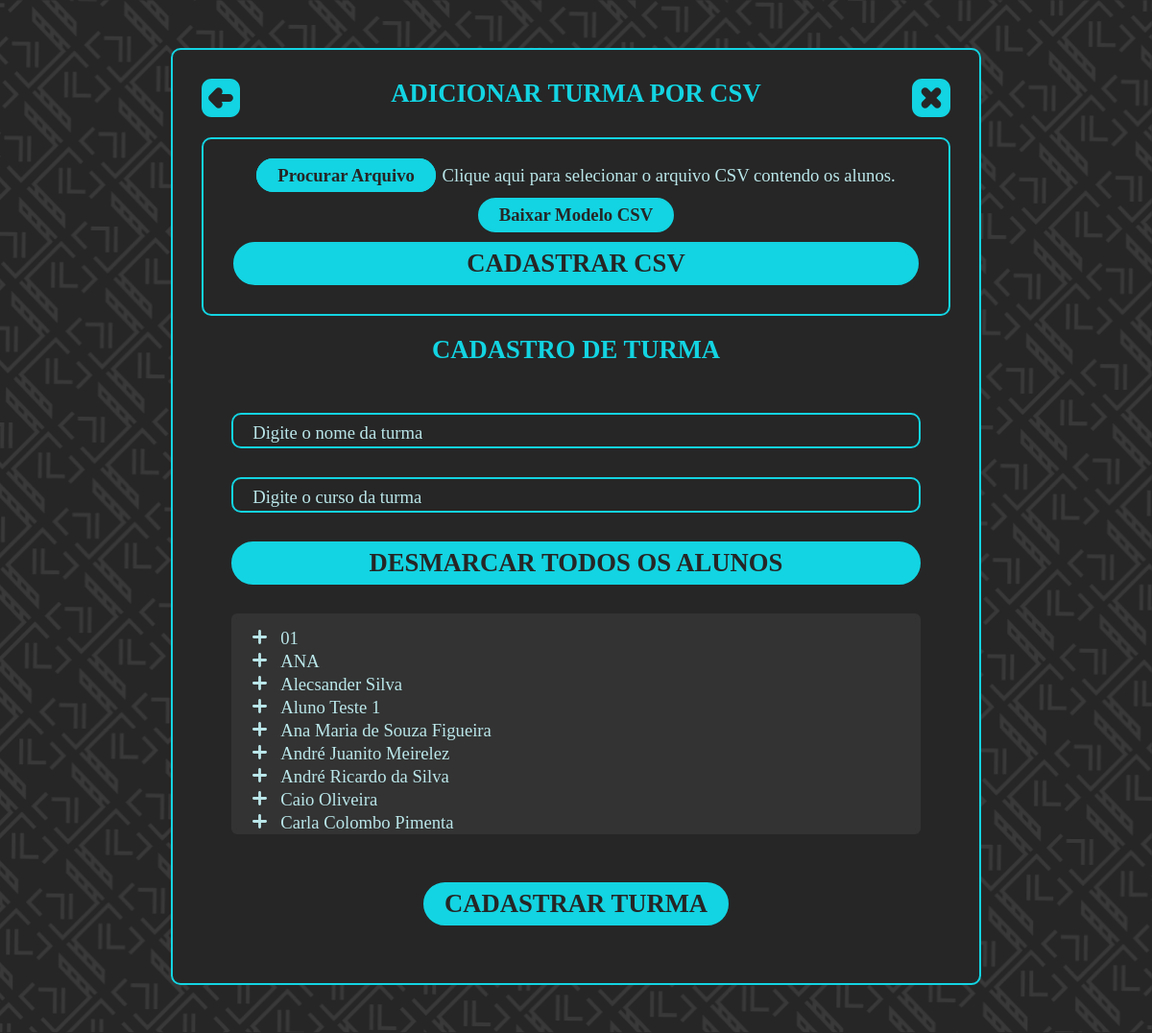
/pages/class/add_class (signed in), run on the app's committed database.
### tables this page shows
CREATE TABLE aluno (
    id_aluno        INTEGER       PRIMARY KEY AUTOINCREMENT
                                  NOT NULL,
    nome_aluno      VARCHAR (60)  NOT NULL,
    email_aluno     VARCHAR (100),
    matricula_aluno VARCHAR (60),
    id_usuario      INTEGER       REFERENCES usuario (id_usuario) 
                                  NOT NULL
);

### pages/class/add_class/index.php (the view, shortened to what this page needs)
<!DOCTYPE html>
<html lang="pt-br" dir="ltr">
  <head>
    <link rel="stylesheet" type="text/css" href="../../../styles/styles.css">
  </head>
  <body>
    <section class="window">
      <div class="container all container_extended">
        <div class="title">ADICIONAR TURMA POR CSV</div>
        <div class="inner_container contour">
          <div class="div_file">
              <label for="csv_file"><span class="button button_file">Procurar Arquivo</span></label>
              <span class="file_legend" id="file_legend">Clique aqui para selecionar o arquivo CSV contendo os alunos.</span>
          </div>
          <a href="../../../assets/docs/students_class.csv" download="Modelo Turma CSV(não modificar a formatação).csv"><input class="button button_file" type="button" value="Baixar Modelo CSV" /></a>
          <a class="button" href="#divList" onclick="cadastraCSV()">CADASTRAR CSV</a>
        </div>
          <form action="settings.php" method="post">
            <div class="title">CADASTRO DE TURMA</div>
              <div class="inner_container">
                <input type="text" class="input_text" placeholder="Digite o nome da turma" name="class_name" required>
                <input type="text" class="input_text" placeholder="Digite o curso da turma" name="course_class" required>
                <?php
                  function getStudent($id_user){
                  	try{
                  		$pdo = new PDO('sqlite:'.$_SESSION['absolute_path_base'].'src/database/database.db');
                  		$statement = $pdo->query("SELECT * FROM aluno WHERE id_usuario='".$id_user."' ORDER BY nome_aluno");
                  		$rows = $statement->fetchAll(PDO::FETCH_ASSOC);
                  	}catch(PDOException $e){
                  		$rows = 0;
                  		echo "<pre>";
                  		echo $e;
                  		echo "</pre>";
                  	}
                  	return $rows;
                  }
                  $rows = getStudent($_SESSION['id_user']);
                  ?>
                  <?php
                  echo '<input type="button" class="button" onclick="limparStudent(id_students)" value="DESMARCAR TODOS OS ALUNOS"/>';
                  echo '<div class="divList" id="divList">';
                  echo '<table class="view_table_add_student">';
                  echo '<tbody>';
                  for ($i = 0; $i < count($rows); $i++) {
                    $id_aluno = $rows[$i]['id_aluno'];
                    echo '<tr id="cb_tr'.$id_aluno.'">';
                    echo '<td>';
                    echo '<label for = "cb'.$rows[$i]['id_aluno'].'"><img id="icon'.$id_aluno.'" class="cb_icon" src="../../../assets/Icons/mais.svg"></ label>';
                    echo '</td>';
                    echo '<td>';
                    echo '<label id="cb_lb'.$id_aluno.'" for = "cb'.$rows[$i]['id_aluno'].'">'.$rows[$i]['nome_aluno'].'</ label>';
                    echo '</td>';
                    echo '</tr>';
                	}
                  echo '</tbody>';
                  echo '</table>';
                  echo '</div>';
                ?>
            </div>
            <button class="button" onclick="return confirm('Deseja mesmo criar essa turma?');" type="submit">CADASTRAR TURMA</button>
          </form>
          <a href='../../menu'><img src="../../../assets/Icons/voltar.svg" class="icon_voltar"></a>
          <a href='desconectar.php' onclick="return confirm('Tem certeza que deseja sair?')"><img src="../../../assets/Icons/fechar.svg" class="icon_fechar"></a>
        </div>
    </section>
  </body>
</html>

### styles/styles.css (style rules this page uses)
:root { --font_size: 20pt; --font_size_medium: 14pt; --main_color: #13D4E2; --second_color: #BAE6E9; --third_color: #f9f9f9; --bg_color_main: rgb(38, 38, 38); --bg_color_second: rgb(51, 51, 51); --danger-color-200: rgb(179, 21, 21); --danger-color-400: rgb(206, 80, 80); }
* { font-family:Calibri; font-size:var(--font_size); }
html { scroll-behavior: smooth; background-color: var(--bg_color_main); width: 100%; }
body { width: 100%; background-color: var(--bg_color_main); margin: 0px; }
input { background-color: var(--bg_color_main); }
.window { min-height: 100vh; display: flex; flex-direction: column; align-items: center; justify-content: center; background: url('../assets/BG_01.png') center center no-repeat fixed; background-color: var(--bg_main_color); -webkit-background-size: cover; -moz-background-size: cover; -o-background-size: cover; background-size: cover; }
table { border-collapse: collapse; }
.button { cursor: pointer; color: var(--bg_color_main); padding: 5px 20px; background-color: var(--main_color); border:solid 2px var(--main_color); border-radius: 40px; font-weight: bold; margin-bottom: 30px; }
.div_file { margin-bottom: 10px; }
.button_file { font-size: var(--font_size_medium); margin-bottom: 10px; }
.file_legend { font-size: var(--font_size_medium); color: var(--second_color); width: 30%; }
.input_text { border:solid 2px var(--main_color); border-radius: 10px; color: var(--main_color); padding-left: 10px; padding-right: 10px; margin-bottom: 30px; background-color: var(--bg_color_main); }
.cb_icon { cursor: pointer; width: 15px; }
.container { background-color: var(--bg_color_main); position: relative; display: flex; text-align: center; flex-direction: column; --length_container:max-content; width: var(--length_container); height: var(--length_container); border-style: solid; padding: 30px; border-width: 2px; border-radius: 10px; border-color: var(--main_color); margin: 50px 0px; }
.inner_container { position: relative; display: flex; flex-direction: column; --length_container:max-content; height: var(--length_container); padding-left: 4%; padding-right: 4%; padding-top: 20px; margin-bottom: 20px; }
.contour { border: solid 2px var(--main_color); border-radius: 10px; }
.title { padding-bottom: 30px; font-weight: bold; color: var(--main_color); }
.icon_fechar { width: 40px; position: absolute; top: 30px; right: 30px; }
.icon_voltar { width: 40px; position: absolute; top: 30px; left: 30px; }
.all { width: 65%; }
.view_table_add_student td { text-align: left; font-size: var(--font_size_medium); color: var(--second_color); padding: 0px 7px 2px 7px; }
.view_table_add_student label { cursor: pointer; font-size: var(--font_size_medium); }
.divList { height: 200px; overflow-y : scroll; background-color: var(--bg_color_second); border: solid 5px var(--bg_color_second); padding: 10px; border-radius: 6px 6px; margin-bottom: 30px; }
a { text-decoration: none; }

### data on the page
aluno: nome_aluno "01"
aluno: nome_aluno "ANA"
aluno: nome_aluno "Alecsander Silva"
aluno: nome_aluno "Aluno Teste 1"
aluno: nome_aluno "Ana Maria de Souza Figueira"
aluno: nome_aluno "André Juanito Meirelez"
aluno: nome_aluno "André Ricardo da Silva"
aluno: nome_aluno "Caio Oliveira"
aluno: nome_aluno "Carla Colombo Pimenta"
